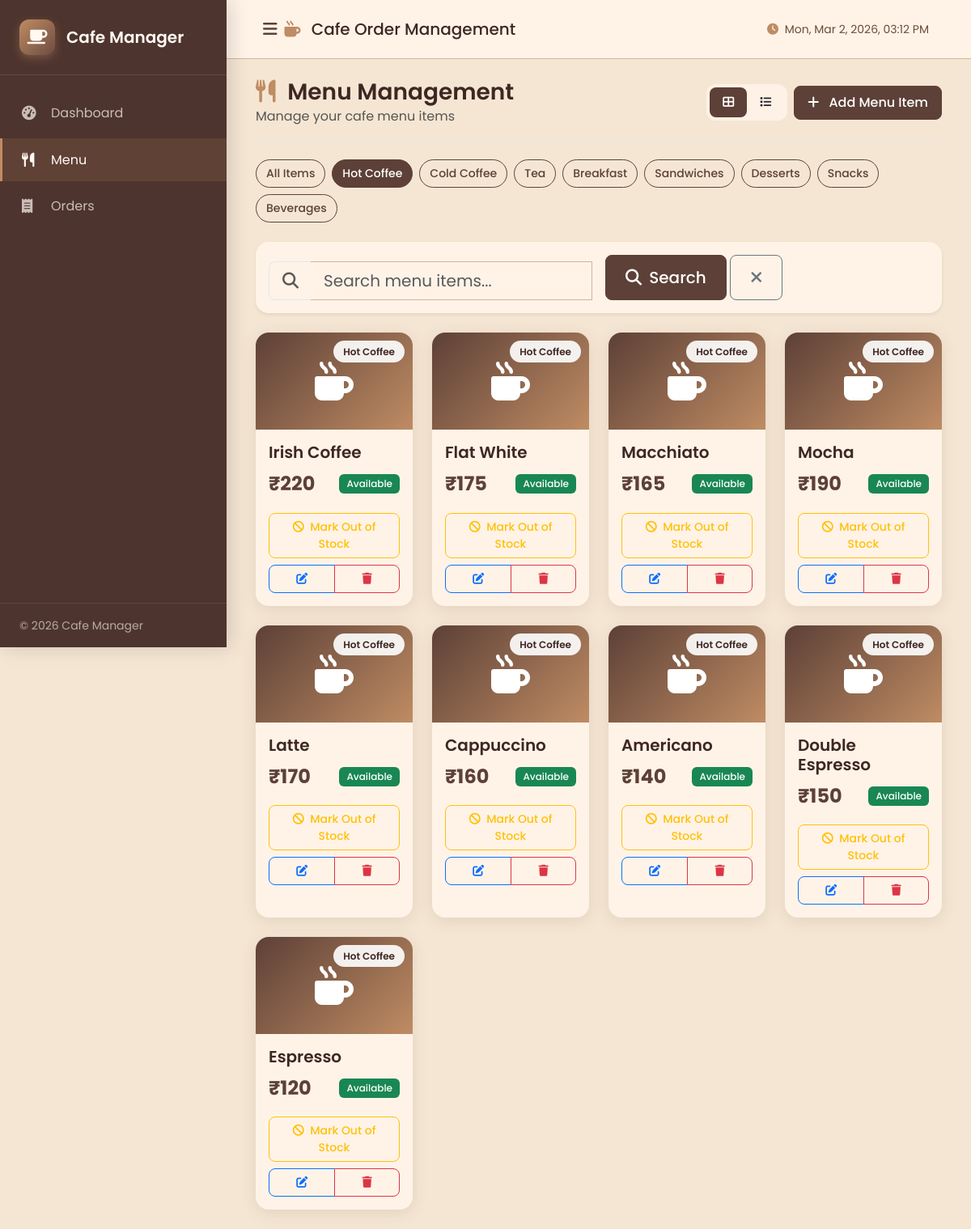
/menu/?category=Hot+Coffee, run on the app's committed database.
### app/models.py (models this page shows, shortened)
class MenuItem(db.Model):
    __tablename__ = 'menu_items'
    id = db.Column(db.Integer, primary_key=True)
    name = db.Column(db.String(100), nullable=False)
    category = db.Column(db.String(50), nullable=False)
    price = db.Column(db.Numeric(10, 2), nullable=False)
    is_available = db.Column(db.Boolean, default=True)
    created_at = db.Column(db.DateTime, default=datetime.utcnow)
    order_items = db.relationship('OrderItem', back_populates='menu_item', lazy=True)

### app/routes/menu.py (the view)
@menu_bp.route('/')
def index():
    search = request.args.get('search', '')
    category = request.args.get('category', '')
    query = MenuItem.query
    if search:
        query = query.filter(MenuItem.name.ilike(f'%{search}%'))
    if category:
        query = query.filter_by(category=category)
    menu_items = query.order_by(MenuItem.created_at.desc()).all()
    categories = db.session.query(MenuItem.category).distinct().all()
    categories = [c[0] for c in categories]
    return render_template('menu/index.html',
                         menu_items=menu_items,
                         categories=categories,
                         search=search,
                         selected_category=category)

### app/templates/menu/index.html (shortened to what this page needs)
{% extends "base.html" %}
{% block content %}
<div class="container-fluid">
    <div class="page-header mb-4 d-flex justify-content-between align-items-center flex-wrap gap-3">
        <div>
            <h1 class="h3 mb-0">
                <i class="fas fa-utensils me-2" style="color: var(--accent-color);"></i>
                Menu Management
            </h1>
            <p class="text-muted mb-0">Manage your cafe menu items</p>
        </div>
        <div class="d-flex gap-2 align-items-center">
            <div class="view-toggle d-none d-md-flex">
                <button class="btn btn-sm active" id="gridView" onclick="toggleView('grid')">
                    <i class="fas fa-th-large"></i>
                </button>
                <button class="btn btn-sm" id="listView" onclick="toggleView('list')">
                    <i class="fas fa-list"></i>
                </button>
            </div>
            <button type="button" class="btn btn-primary" data-bs-toggle="modal" data-bs-target="#addMenuItemModal">
                <i class="fas fa-plus me-2"></i>
                Add Menu Item
            </button>
        </div>
    </div>
    <div class="mb-4">
        <div class="d-flex flex-wrap gap-2">
            <a href="{{ url_for('menu.index') }}" class="btn btn-sm rounded-pill {{ 'text-white' if not selected_category else '' }}" style="{{ 'background: var(--primary-color); border-color: var(--primary-color);' if not selected_category else 'border-color: var(--primary-color); color: var(--primary-color);' }}">
                All Items
            </a>
            {% for cat in categories %}
            <a href="{{ url_for('menu.index', category=cat) }}" class="btn btn-sm rounded-pill {{ 'text-white' if selected_category == cat else '' }}" style="{{ 'background: var(--primary-color); border-color: var(--primary-color);' if selected_category == cat else 'border-color: var(--primary-color); color: var(--primary-color);' }}">
                {{ cat }}
            </a>
            {% endfor %}
        </div>
    </div>
    <div class="card border-0 shadow-sm mb-4">
        <div class="card-body">
            <form method="GET" action="{{ url_for('menu.index') }}" class="row g-3 align-items-end">
                <div class="col-md-6">
                    <div class="input-group input-group-lg">
                        <span class="input-group-text bg-transparent border-end-0">
                            <i class="fas fa-search text-muted"></i>
                        </span>
                        <input type="text" name="search" class="form-control border-start-0" placeholder="Search menu items..." value="{{ search }}">
                    </div>
                </div>
                <div class="col-md-auto">
                    <button type="submit" class="btn btn-primary btn-lg">
                        <i class="fas fa-search me-1"></i>
                        Search
                    </button>
                    {% if search or selected_category %}
                    <a href="{{ url_for('menu.index') }}" class="btn btn-outline-secondary btn-lg">
                        <i class="fas fa-times"></i>
                    </a>
                    {% endif %}
                </div>
            </form>
        </div>
    </div>
    {% if menu_items %}
        <div class="row g-4 view-section" id="gridViewSection">
            {% for item in menu_items %}
            <div class="col-xl-3 col-lg-4 col-md-6">
                <div class="card menu-card h-100 {{ 'unavailable' if not item.is_available else 'available' }}">
                    <div class="card-img-top position-relative">
                        <i class="fas fa-{{
                            'mug-hot' if 'Coffee' in item.category else
                            'leaf' if 'Tea' in item.category else
                            'bread-slice' if 'Breakfast' in item.category else
                            'hamburger' if 'Sandwich' in item.category else
                            'cookie' if 'Dessert' in item.category else
                            'cookie-bite' if 'Snack' in item.category else
                            'glass-water' if 'Beverage' in item.category else
                            'utensils' }}"></i>
                        <span class="category-badge">{{ item.category }}</span>
                    </div>
                    <div class="card-body">
                        <h5 class="card-title mb-2">{{ item.name }}</h5>
                        <div class="d-flex justify-content-between align-items-center mb-3">
                            <span class="price-tag">₹{{ "%.0f"|format(item.price) }}</span>
                            <span class="badge bg-{{ 'success' if item.is_available else 'secondary' }}">
                                {{ 'Available' if item.is_available else 'Out of Stock' }}
                            </span>
                        </div>
                        <div class="d-grid gap-2">
                            <form method="POST" action="{{ url_for('menu.toggle_availability', id=item.id) }}">
                                <button type="submit" class="btn btn-outline-{{ 'warning' if item.is_available else 'success' }} btn-sm w-100">
                                    <i class="fas fa-{{ 'ban' if item.is_available else 'check' }} me-1"></i>
                                    {{ 'Mark Out of Stock' if item.is_available else 'Mark Available' }}
                                </button>
                            </form>
                            <div class="btn-group">
                                <button type="button" class="btn btn-outline-primary btn-sm" data-bs-toggle="modal" data-bs-target="#editMenuItemModal{{ item.id }}">
                                    <i class="fas fa-edit"></i>
                                </button>
                                <button type="button" class="btn btn-outline-danger btn-sm" data-bs-toggle="modal" data-bs-target="#deleteMenuItemModal{{ item.id }}">
                                    <i class="fas fa-trash"></i>
                                </button>
                            </div>
                        </div>
                    </div>
                </div>
            </div>
            {% endfor %}
        </div>
    {% endif %}
</div>
{% endblock %}

### app/static/css/style.css (style rules this page uses)
:root { --sidebar-width: 280px; --sidebar-collapsed-width: 80px; --primary-dark: #3E2723; --primary-color: #5D4037; --secondary-color: #6D4C41; --accent-color: #BF8C63; --accent-light: #D7B19D; --content-bg: #F5E6D3; --card-bg: #FFF3E8; --sidebar-bg: #4E342E; --hover-bg: #E6C7B2; --glass-bg: rgba(255, 243, 232, 0.9); --text-dark: #2E1F1A; --text-secondary: #6E4B3A; --text-light: #FFF8F3; --text-muted: #A1887F; --success-color: #4CAF50; --warning-color: #FF9800; --danger-color: #D84315; --info-color: #8D6E63; --primary-light: #6D4C41; --coffee-cream: #FFF8F3; --coffee-brown: #5D4037; --coffee-light: #8D6E63; --shadow-soft: 0 4px 20px rgba(62, 39, 35, 0.1); --shadow-hover: 0 8px 30px rgba(62, 39, 35, 0.15); --radius-lg: 16px; --radius-md: 12px; --radius-sm: 8px; }
* { margin: 0; padding: 0; box-sizing: border-box; }
body { font-family: 'Poppins', 'Montserrat', 'Nunito', -apple-system, BlinkMacSystemFont, 'Segoe UI', Roboto, sans-serif; background: var(--content-bg); background-attachment: fixed; color: var(--text-dark); line-height: 1.6; min-height: 100vh; }
html { scroll-behavior: smooth; }
.page-header { padding-bottom: 1rem; border-bottom: 1px solid #e2e8f0; }
.page-header h1 { font-weight: 600; color: var(--primary-dark); }
.card { border-radius: var(--radius-lg); background: var(--card-bg); border: 1px solid var(--accent-light); box-shadow: var(--shadow-soft); backdrop-filter: blur(10px); transition: all 0.3s cubic-bezier(0.4, 0, 0.2, 1); }
.card-title { font-weight: 600; color: var(--primary-dark); }
.btn { font-weight: 500; padding: 0.5rem 1rem; border-radius: 8px; transition: all 0.2s ease; }
.btn-lg { padding: 0.75rem 1.5rem; }
.btn-sm { padding: 0.375rem 0.75rem; font-size: 0.875rem; }
.btn-primary { background-color: var(--primary-color); border-color: var(--primary-color); }
.form-control, .form-select { border-radius: 8px; border: 1px solid #e2e8f0; padding: 0.625rem 0.875rem; font-size: 0.9375rem; }
.form-control, .form-select { background-color: var(--card-bg); border-color: var(--accent-light); }
.input-group-text { background-color: #f8fafc; border-color: #e2e8f0; color: #64748b; }
.badge { font-weight: 500; padding: 0.5em 0.75em; border-radius: 6px; }

### app/templates/menu/index.html (style rules this page uses)
.menu-card { transition: all 0.3s cubic-bezier(0.4, 0, 0.2, 1); border: none; overflow: hidden; }
.menu-card .card-img-top { height: 120px; background: linear-gradient(135deg, var(--primary-color) 0%, var(--accent-color) 100%); display: flex; align-items: center; justify-content: center; font-size: 3rem; color: white; }
.menu-card.available .card-img-top { opacity: 1; }
.category-badge { position: absolute; top: 10px; right: 10px; background: rgba(255,255,255,0.9); padding: 4px 12px; border-radius: 20px; font-size: 0.75rem; font-weight: 600; color: var(--primary-dark); }
.price-tag { font-size: 1.5rem; font-weight: 700; color: var(--primary-color); }
.view-toggle { background: var(--glass-bg); border-radius: var(--radius-md); padding: 4px; }
.view-toggle .btn { border: none; padding: 8px 16px; }
.view-toggle .btn.active { background: var(--primary-color); color: white; }

### data on the page
MenuItem: category "Hot Coffee", name "Irish Coffee", price "220", is_available "Available", is_available "Mark Out of Stock"
MenuItem: category "Hot Coffee", name "Flat White", price "175", is_available "Available", is_available "Mark Out of Stock"
MenuItem: category "Hot Coffee", name "Macchiato", price "165", is_available "Available", is_available "Mark Out of Stock"
MenuItem: category "Hot Coffee", name "Mocha", price "190", is_available "Available", is_available "Mark Out of Stock"
MenuItem: category "Hot Coffee", name "Latte", price "170", is_available "Available", is_available "Mark Out of Stock"
MenuItem: category "Hot Coffee", name "Cappuccino", price "160", is_available "Available", is_available "Mark Out of Stock"
MenuItem: category "Hot Coffee", name "Americano", price "140", is_available "Available", is_available "Mark Out of Stock"
MenuItem: category "Hot Coffee", name "Double Espresso", price "150", is_available "Available", is_available "Mark Out of Stock"
MenuItem: category "Hot Coffee", name "Espresso", price "120", is_available "Available", is_available "Mark Out of Stock"

### other printed values
{{ cat }} "Hot Coffee" "Cold Coffee" "Tea" "Breakfast" "Sandwiches" "Desserts" "Snacks" "Beverages"
